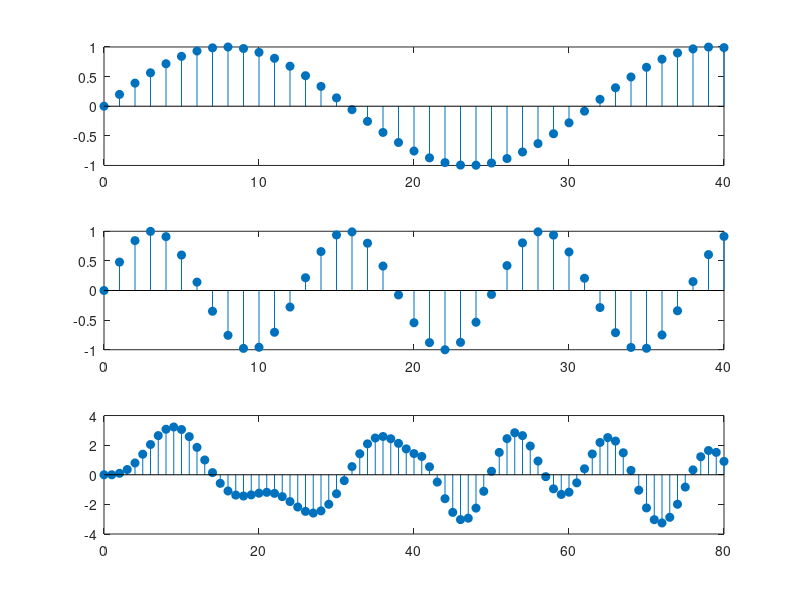

MATLAB code to generate this figure:
%6 
n=0:40
x=sin(0.2*n)
subplot(311)
stem(n,x,'filled')
subplot(312)
h=sin(0.5*n)
stem(n,h,'filled')
y=conv(x,h)
subplot(313)
stem(0:80,y,'filled')
